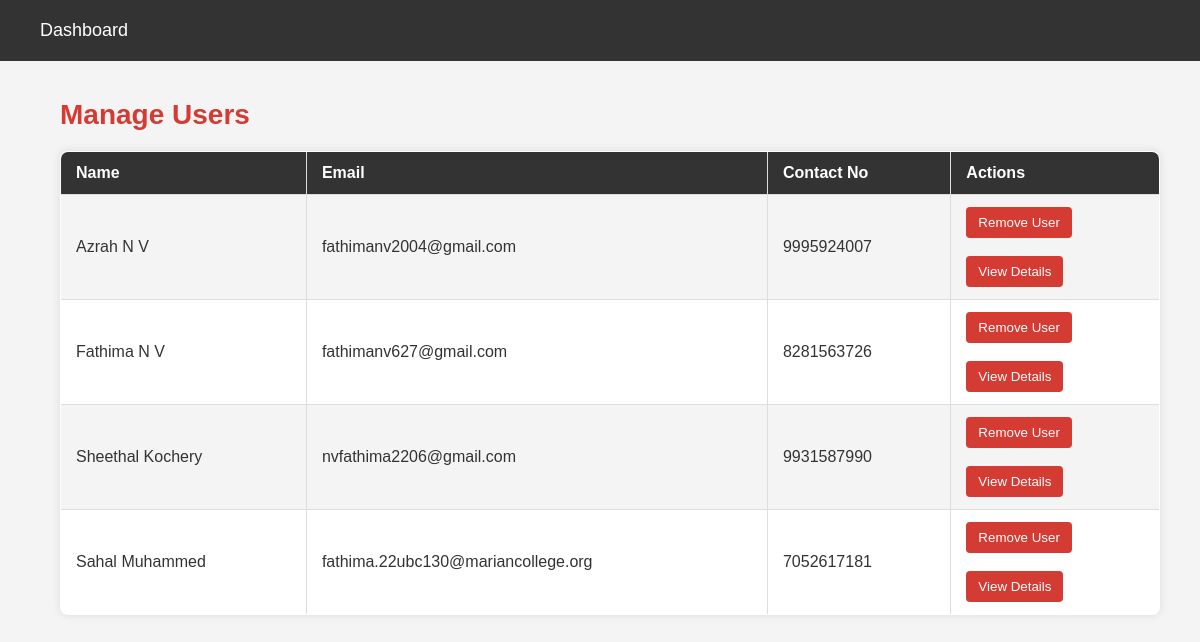
Screenshot of /admin/manage_users.php (signed in) with the database file from the repository.
### tables this page shows
CREATE TABLE `user` (
  `user_id` int(11) NOT NULL,
  `first_name` varchar(30) NOT NULL,
  `last_name` varchar(30) NOT NULL,
  `contact_no` varchar(20) DEFAULT NULL,
  `email` varchar(50) NOT NULL,
  `password` varchar(255) NOT NULL,
  `user_type` enum('user','seller') NOT NULL,
  `created_at` timestamp NOT NULL DEFAULT current_timestamp(),
  `last_active` timestamp NULL DEFAULT NULL
);

### admin/manage_users.php (the view, shortened to what this page needs)
<?php
include '../db_connect.php';
$stmt = $conn->prepare("SELECT user_id, first_name, last_name, email, contact_no, user_type FROM user");
$stmt->execute();
$users = $stmt->get_result();
?>
<!DOCTYPE html>
<html lang="en">
<head>
    <link rel="stylesheet" href="admin_dashboard_style.css">
</head>
<body>
    <nav class="nav-ribbon">
        <a href="admin_dashboard.php">Dashboard</a>
    </nav>
    <div class="main-content">
        <h1>Manage Users</h1>
        <table>
            <tr>
                <th>Name</th>
                <th>Email</th>
                <th>Contact No</th>
                <th>Actions</th>
            </tr>
            <?php while($user = $users->fetch_assoc()): ?>
            <tr>
                <td><?php echo htmlspecialchars($user['first_name']) . ' ' . htmlspecialchars($user['last_name']); ?></td>
                <td><?php echo htmlspecialchars($user['email']); ?></td>
                <td><?php echo htmlspecialchars($user['contact_no']); ?></td>
                <td>
                    <form method="POST" action="remove_user.php" onsubmit="return confirmDelete()">
                        <button type="submit">Remove User</button>
                    </form><br>
                    <a href="user_details.php?user_id=<?php echo $user['user_id']; ?>">
                        <button type="button">View Details</button>
                    </a>
                </td>
            </tr>
            <?php endwhile; ?>
        </table>
    </div>
</body>
</html>

### admin/admin_dashboard_style.css (style rules this page uses)
body { font-family: Arial, sans-serif; background-color: #f4f4f4; margin: 0; display: flex; min-height: 100vh; }
.main-content { margin-left: 250px; flex-grow: 1; padding: 20px; display: flex; flex-direction: column; }
h1 { color: #333; }

### admin/manage_users.php (style rules this page uses)
body { padding: 20px; color: #333; }
.nav-ribbon { background-color: #333; color: white; padding: 20px; position: fixed; top: 0; left: 0; width: 100%; z-index: 1000; display: flex; justify-content: flex-start; }
.nav-ribbon a { color: white; text-decoration: none; font-size: 18px; margin-left: 20px; }
.main-content { margin-left: 20px; padding: 20px; margin-top: 40px; }
h1 { color: #d33b33; font-size: 28px; margin-bottom: 20px; }
table { width: 100%; border-collapse: collapse; background-color: white; box-shadow: 0 0 10px rgba(0, 0, 0, 0.1); border-radius: 8px; overflow: hidden; }
table, th, td { border: 1px solid #ddd; }
th, td { padding: 12px 15px; text-align: left; }
th { background-color: #333; color: white; }
tr:nth-child(even) { background-color: #f4f4f4; }
button { background-color: #d33b33; color: white; padding: 8px 12px; border: none; border-radius: 4px; cursor: pointer; transition: background-color 0.3s ease; }

### rows the page displays
user: first_name "Azrah", last_name "N V", email "fathimanv2004@gmail.com", contact_no "9995924007"
user: first_name "Fathima", last_name "N V", email "fathimanv627@gmail.com", contact_no "8281563726"
user: first_name "Sheethal", last_name "Kochery", email "nvfathima2206@gmail.com", contact_no "9931587990"
user: first_name "Sahal", last_name "Muhammed", email "fathima.22ubc130@mariancollege.org", contact_no "7052617181"
